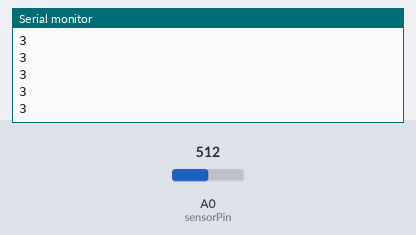
Recording of a sketch running on a simulated Arduino Uno, built with avr-gcc and run on an emulated ATmega328P. Shown: the last lines printed to the serial monitor. Inputs (shaded band) come from the test bench; at power-on: A0 (sensorPin) = 512.

Above: at 1.2 s.
1.3 s: A0 (sensorPin) set to 716
At 2.1 s:
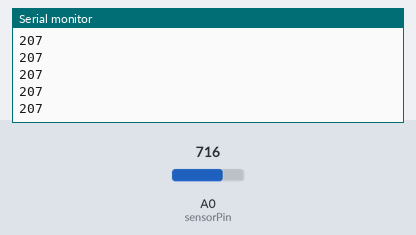
2.8 s: A0 (sensorPin) set to 900
At 3.7 s:
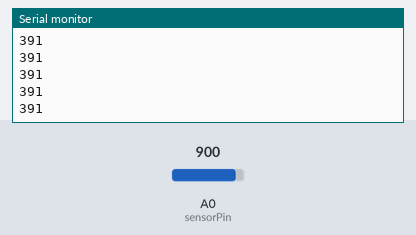
Timing chart, 0 to 5.8 s (numbered marks = the images above; inputs shaded):
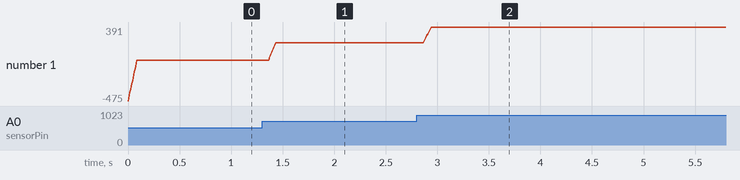

The sketch:

microphone_reader.ino
```cpp
/* reads a MAX 4466 micrphone connected to 5V, GND, and A0
   averages the readings using an averaging window specified by numReadings
   and then outputs the value to serial

   copied/stolen by samim manizade
    */

int sensorPin = 0;    //Microphone Sensor Pin on analog 0
int sensorValue = A0; // microphone

//smoothing variables
const int numReadings = 15;
int readings[numReadings]; // the readings from the analog input
int readIndex = 0;         // the index of the current reading
int total = 0;             // the running total
int average = 0;           // the average


void setup() {

  Serial.begin(9600);
}

void loop() {
  // subtract the last reading:
  total = total - readings[readIndex];
  // read from the sensor:
  readings[readIndex] = analogRead(sensorPin);
  // add the reading to the total:
 total = total + readings[readIndex];
 // advance to the next position in the array:
  readIndex = readIndex + 1;

 // if we're at the end of the array...
  if(readIndex >= numReadings){
   // ..wrap around to the beginning
     readIndex = 0;
  }

  // calculate the average:
  average = total/numReadings;
  //send it over serial
  Serial.println(average-509); // 339 appears to be a baseline for 3.3
  delay(1);
}
```

Measured:
- after the input at 1.3 s, the serial monitor: prints a new line after 0.07 s (image 1)
- after the input at 2.8 s, the serial monitor: prints a new line after 0.07 s (image 2)
- plotted number 1: 3 → 207 after the input at 1.3 s
